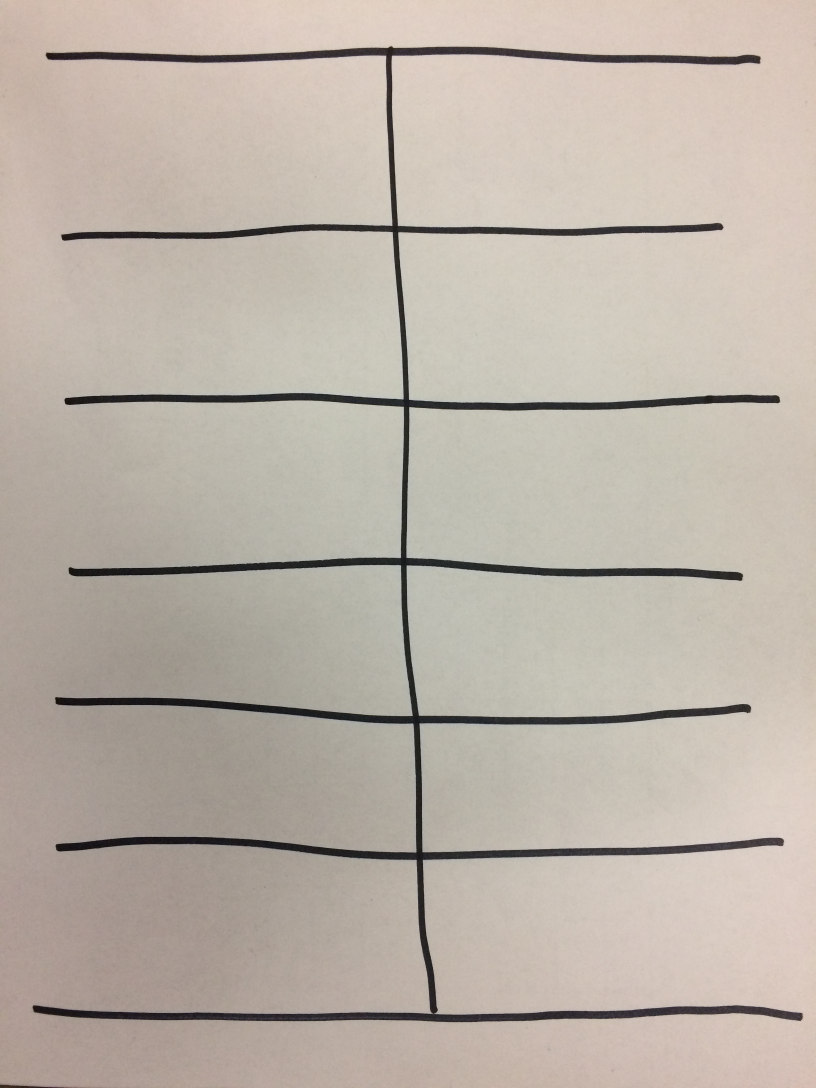
#> input picture test_cv/src/parkinglot.jpg, 2448 x 3264 px (shown at 1/3 size)
$ python main.py   (older library calls are emulated)
#> lines starting #> are read from the running program, lines starting #| are printed output that depends on the picture
### test_cv/src/line_detection.py
'''Testing openCV line detection'''
# Found on https://stackoverflow.com/questions/45322630/how-to-detect-lines-in-opencv

import cv2
import numpy as np


def detect_lines(filename):

    # Get gray image
#> called with filename = 'parkinglot.jpg'
    imgInput = filename
    imgOutput = 'parking spots.jpg'
    img = cv2.imread(imgInput)
#> img is the input picture: shape (3264, 2448, 3); mean B, G, R 168.5, 178.8, 188.1
    gray = cv2.cvtColor(img, cv2.COLOR_BGR2GRAY)

    # Process gray image with GaussianBlur
    kernal_size = 5
    blur_gray = cv2.GaussianBlur(gray, (kernal_size, kernal_size), 0)

    # Process edge detection using Canny
    low_threshold = 50
    high_threshold = 150
    edges = cv2.Canny(blur_gray, low_threshold, high_threshold)
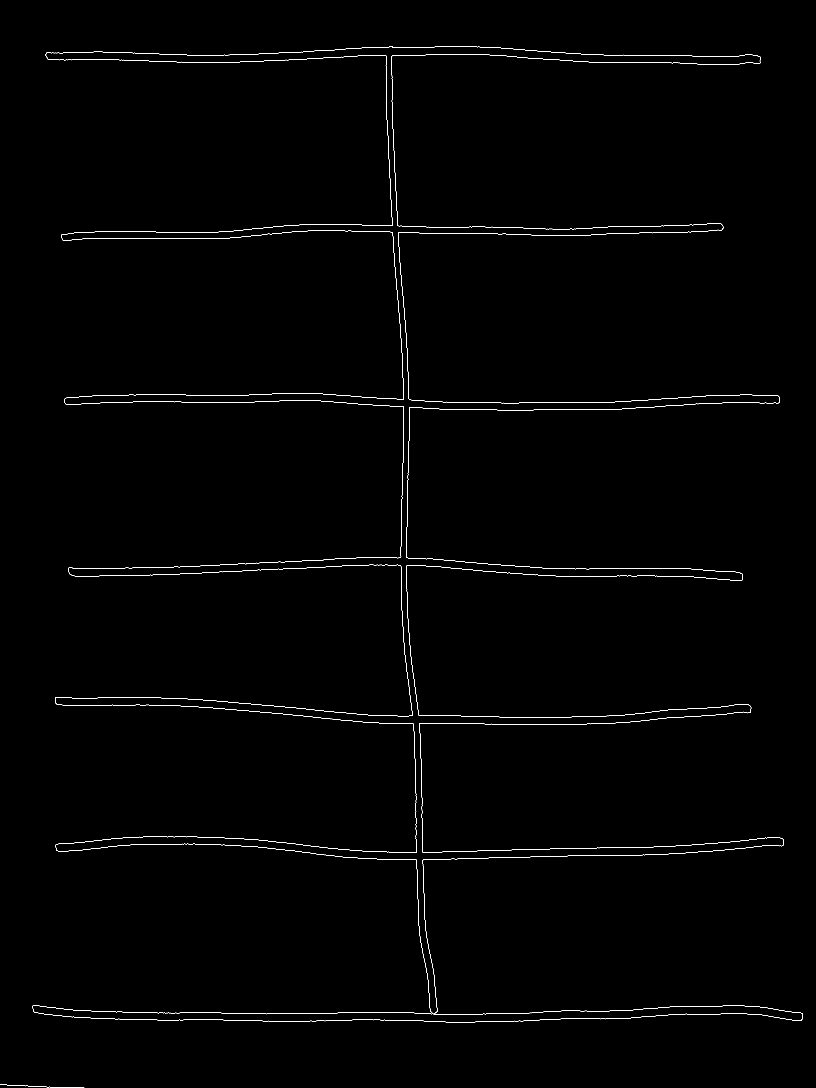
#> edges: shape (3264, 2448) (shown at 1/3 size); 0.45% white in thin lines or dots

    # Get lines with HoughLinesP
    rho = 1  # distance resolution in pixels of the Hough grid
    theta = np.pi / 180  # angular resolution in radians of the Hough grid
    threshold = 50  # minimum number of votes (intersections in Hough grid cell)
    min_line_length = 100  # minimum number of pixels making up a line
    max_line_gap = 25  # maximum gap in pixels between connectable line segments
    line_image = np.copy(img) * 0  # creating a blank to draw lines on
#> line_image: shape (3264, 2448, 3); every value is 0
    line_overlay = np.copy(img)

    # Run Hough on edge detected image
    # Output "lines" is an array containing endpoints of detected line segments
    lines = cv2.HoughLinesP(edges, rho, theta, threshold, np.array([]),
                            min_line_length, max_line_gap)
#> lines = 154 rows, first 6: [1370, 1207, 1475, 1207], [283, 155, 626, 166], [421, 3038, 579, 3038], [1159, 323, 1184, 800], [1247, 2473, 1254, 2701], [1176, 338, 1200, 801]

    for line in lines:
        for x1, y1, x2, y2 in line:
            cv2.line(line_image, (x1, y1), (x2, y2), (255, 0, 0), 5)
#> this loop made 154 passes
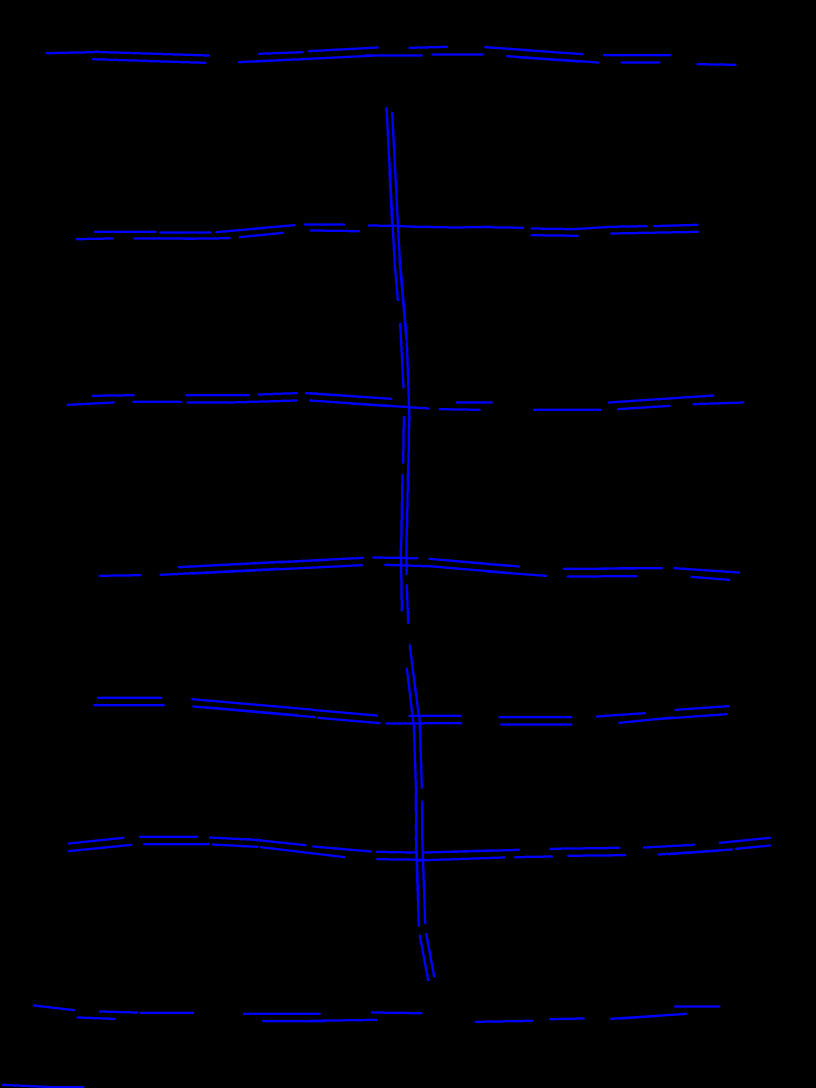
#> line_image: shape (3264, 2448, 3) (shown at 1/3 size); mean B, G, R 5.6, 0, 0

    # Draw the lines on the  image
    lines_edges = cv2.addWeighted(img, 0.8, line_overlay, 1, 0)
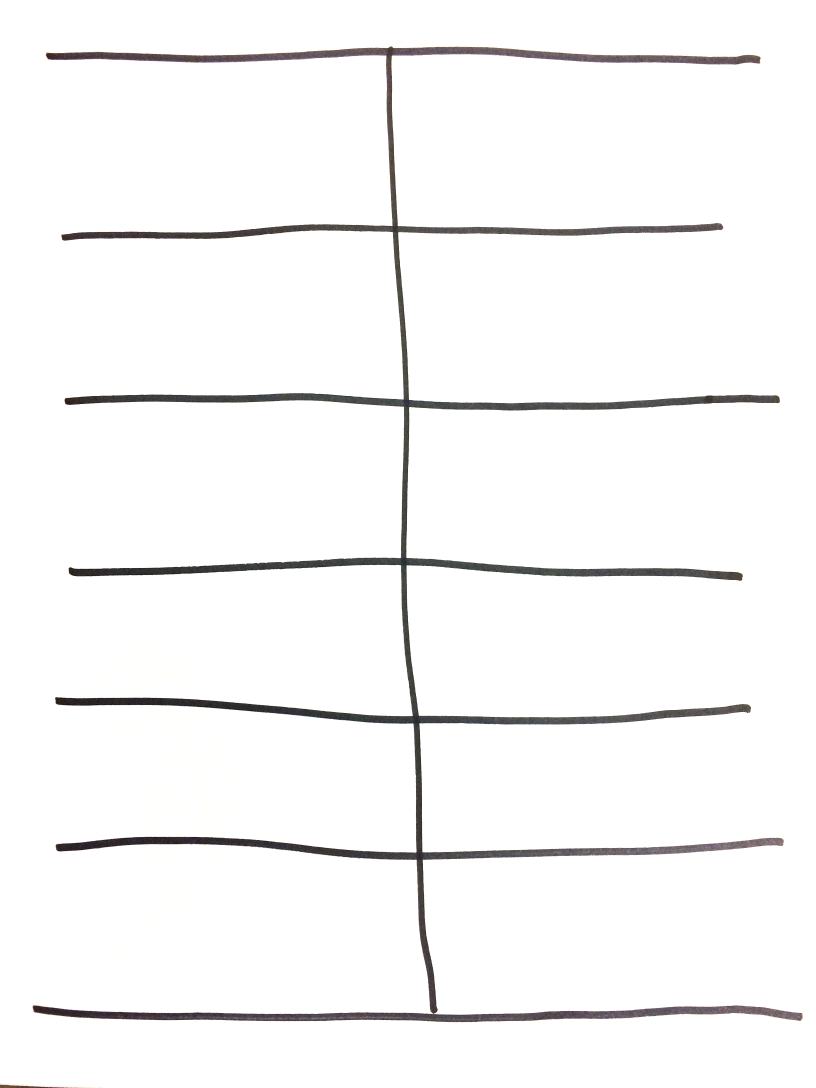
#> lines_edges: shape (3264, 2448, 3) (shown at 1/3 size); mean B, G, R 246.6, 246.6, 246.9

    cv2.imwrite(imgOutput, line_image)

### test_cv/src/blob_detection.py
#!/usr/bin/python

# Standard imports
import cv2
import numpy as np
import line_detection as ld

def detect_blobs(filename):
    # Read image
#> called with filename = 'cars_demo.jpg'
    im = cv2.imread(filename)
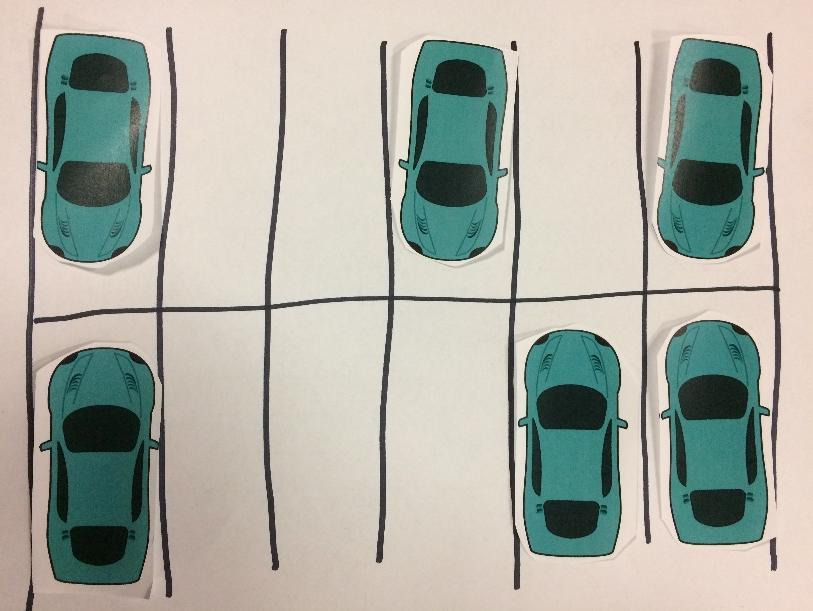
#> input picture test_cv/src/cars_demo.jpg, 813 x 611 px
#> im is the input picture: shape (611, 813, 3); mean B, G, R 164, 173.7, 171.1

    # Setup  parameters.
    params = cv2.SimpleBlobDetector_Params()

    # Change thresholds
    params.minThreshold = 0
    params.maxThreshold = 255


    # Filter by Area.
    params.filterByArea = True
    params.minArea = 2500

    # Filter by Circularity
    params.filterByCircularity = False

    # Filter by Convexity
    params.filterByConvexity = False

    # Filter by Inertia
    params.filterByInertia = True
    params.minInertiaRatio = 0.01

    # Create a detector with the parameters
    detector = cv2.SimpleBlobDetector(params)

    # Detect blobs.
    keypoints = detector.detect(im)
#> keypoints = 6 keypoints; (x, y, size): (102, 430, 67), (708, 182, 62.8), (92, 182, 62.7), (451, 183, 62.6), (714, 398, 62.6), (572, 406, 62.4)

    # Draw detected blobs as red circles.
    # cv2.DRAW_MATCHES_FLAGS_DRAW_RICH_KEYPOINTS ensures
    # the size of the circle corresponds to the size of blob

    im_with_keypoints = cv2.drawKeypoints(im, keypoints, np.array([]), (0,0,255), cv2.DRAW_MATCHES_FLAGS_DRAW_RICH_KEYPOINTS)

    # Show blobs
#    cv2.imshow("Keypoints", im_with_keypoints)
#   cv2.waitKey(0)

    for keys in keypoints:
	print(keys)
#> this loop made 6 passes
#> keys on passes 1 to 6: keypoint at (102, 429.5), size 67, keypoint at (572.1, 406.2), size 62.4, keypoint at (714.3, 398), size 62.6, keypoint at (451, 183.2), size 62.6, keypoint at (708.2, 182.1), size 62.8, keypoint at (91.5, 182.2), size 62.7
#> (printed output is left out)
    #return car positions
    cv2.imwrite('output.jpg', im_with_keypoints)

### test_cv/src/main.py
import line_detection as ld
import blob_detection as bd

def main():
    ld.detect_lines('parkinglot.jpg')
    bd.detect_blobs('cars_demo.jpg')

if __name__ == '__main__':
    main()
